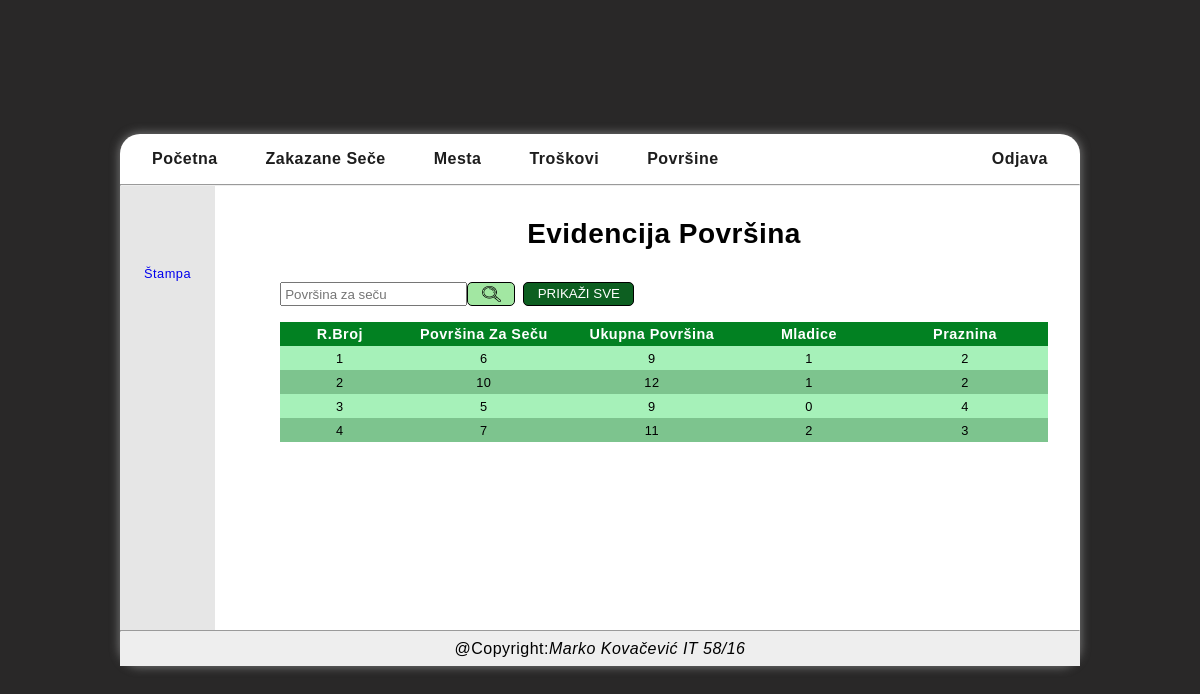
Screenshot of /FrontEnd/src/Stranice/Povrsina/povrsinaAdmin.php (signed in) with the database file from the repository.
### tables this page shows
create table `POVRSINA`
(
    povrsinaID      int not null AUTO_INCREMENT PRIMARY KEY,
    povrsinaZaSecu  FLOAT not null,
    ukupnaPovrsina  FLOAT not null,
    mladice         FLOAT not null,
    praznina        FLOAT not null
);

### BackEnd/Klase/BaznaKonekcija.php (called while the page is built, shortened)
<?php
class Konekcija{
public $KompletanNazivBazePodataka;
public $VerzijaMySQLNaredbi;
private $korisnik;
private $sifra;
private $host;
private function UcitajVerzijuMYSQLNaredbi(){
    $VerzijaPHP = phpversion();
    if($VerzijaPHP<'7.0.0'){
        $this->VerzijaMySQLNaredbi="mysql";
    }else {
        $this->VerzijaMySQLNaredbi="mysqli";
    }
}
private function UcitajParamKonekcije($PutanjaNazivFajlaXMLParametriKonekcije){
    $xml=simplexml_load_file($PutanjaNazivFajlaXMLParametriKonekcije) or die("Greska: ne postoji fajl BazniParamKonekcije.xml");
    $this->host=$xml->host;
    $this->korisnik=$xml->korisnik;
    $this->sifra=$xml->sifra;
    $this->prefiks_baze_podataka = $xml->prefiks_baze_podataka;
    $this->naziv_baze_podataka = $xml->naziv_baze_podataka;
    $this->KompletanNazivBazePodataka = $this->prefiks_baze_podataka.$this->naziv_baze_podataka;
}
public function connect(){
    if($this->VerzijaMySQLNaredbi=="mysqli"){
        $this->konekcijaDB = mysqli_connect($this->host, $this->korisnik, $this->sifra, $this->KompletanNazivBazePodataka);
    }else{
        $this->konekcijaMYSQL = mysql_connect($this->host, $this->korisnik, $this->sifra);
        $this->konekcijaDB = mysql_select_db($this->KompletanNazivBazePodataka, $this->konekcijaMYSQL);
    }
 }
}
?>

### BackEnd/Klase/BaznaTabela.php (called while the page is built, shortened)
<?php
 class Tabela{
 public $OtvorenaKonekcija;
 public $TipMYSQL;
 public $ListaZapisa;
 public function __construct($NovaOtvorenaKonekcija, $NoviNazivTabele) {
        $this->OtvorenaKonekcija = $NovaOtvorenaKonekcija;
        $this->TipMYSQL = $NovaOtvorenaKonekcija->VerzijaMySQLNaredbi;
 }
    public function UcitajSvePoUpitu($Upit)
    {
        if($this->TipMYSQL=="mysqli"){
            $this->Kolekcija = mysqli_query($this->OtvorenaKonekcija->konekcijaDB, $Upit);
            $this->BrojZapisa = mysqli_num_rows($this->Kolekcija);
        }
        else{
            $this->Kolekcija = mysql_query($Upit);
            $this->BrojZapisa = mysql_num_rows($this->Kolekcija);
        }
    }
    public function PrebaciKolekcijuUListu($Kolekcija)
    {
        $ListaZapisa = array();
        if($this->TipMYSQL=="mysqli")
        {
            while($RedZapisa = mysqli_fetch_array($Kolekcija, MYSQLI_NUM))
            {
                $this->ListaZapisa[] = $RedZapisa;
            }
        }
        else{
            while($RedZapisa = mysql_fetch_array($Kolekcija, MYSQLI_NUM))
            {
                $this->ListaZapisa[] = $RedZapisa;
            }
        }
      return $ListaZapisa;
    }
    public function DajVrednostPoRednomBrojuZapisaPoRBPolja($Kolekcija, $RBZapisa, $RBPolja)
    {
        if($this->TipMYSQL=="mysqli")
        {
            $RedZapisa = $this->ListaZapisa[$RBZapisa];
            $Vrednost = $RedZapisa [$RBPolja];
        }
        else{
            $Vrednost = mysql_result($Kolekcija, $RBZapisa, $RBPolja);
        }
      return $Vrednost;
    }
 }
?>

### BackEnd/Klase/DBPovrsina.php (called while the page is built, shortened)
<?php
class DBPovrsina extends Tabela
{
    public function DajSvePodatkeOPovrsiniZaSecu($filterParametar){
        if(isset($filterParametar)){
            $upit="select * from `".$this->NazivBazePodataka."`.`POVRSINA` where `povrsinaZaSecu`='".$filterParametar."'";
        }else{
            $upit="select * from `".$this->NazivBazePodataka."`.`POVRSINA`";
        }
        $this->UcitajSvePoUpitu($upit);
    }
}
?>

### FrontEnd/src/Stranice/Povrsina/povrsinaAdmin.php (the view, shortened to what this page needs)
<?php
    require $_SERVER['DOCUMENT_ROOT'] . "/SECA-SUMA/BackEnd/Klase/BaznaKonekcija.php";
    require $_SERVER['DOCUMENT_ROOT'] . "/SECA-SUMA/BackEnd/Klase/BaznaTabela.php";
    $KonekcijaObject = new Konekcija($_SERVER['DOCUMENT_ROOT'] . '/SECA-SUMA/BackEnd/Klase/BazniParamKonekcije.xml');
    $KonekcijaObject->connect();
    if($KonekcijaObject->konekcijaDB){
        require $_SERVER['DOCUMENT_ROOT'] . "/SECA-SUMA/BackEnd/Klase/DBPovrsina.php";
        $PovrsinaObject = new DBPovrsina($KonekcijaObject,"Povrsina");
        if(isset($_GET['filtriraj'])){
            $filter=$_GET['filter'];
            $PovrsinaObject->DajSvePodatkeOPovrsiniZaSecu($filter);
        }else{
            $filter=null;
            $PovrsinaObject->DajSvePodatkeOPovrsiniZaSecu($filter);
        }
    }else{
        echo"Neuspesna konekcija";
    }
?>
<!DOCTYPE html>
<html lang="sr" class="html">
<head>
    <link href="/SECA-SUMA/style.css" type="text/css" rel="stylesheet">
    <link href="povrsina.css" type="text/css" rel="stylesheet">
</head>
<body class="glavniKontejner seca body">
    <?php require $_SERVER['DOCUMENT_ROOT'] . "/SECA-SUMA/FrontEnd/src/Delovi/Header/headerAdmin.php"?>
  <section class="index">
  <div class="sadrzajAside">
            <aside class="leviMeni">
                <?php require $_SERVER['DOCUMENT_ROOT'] . "/SECA-SUMA/FrontEnd/src/Delovi/LeviMeni/leviMeni.php"?>
            </aside>
</div>
<div class="seca__sadrzaj seca">
    <div class="seca__h1Wrap">
        <h1 class="seca__h1">Evidencija Površina</h1>
    </div>
        <div class="seca__optionsWrap">
            <form name="pretraga" class="seca__pretragaForm">
               <div class="seca__pretragaBar">
                    <input name="filter" id="filter" class="seca__Filter input" placeholder="Površina za seču" pattern="[0-9]{1,10}" oninvalid="this.setCustomValidity('Molimo vas unesite 1 do 10 brojeva')" oninput="setCustomValidity('')">
                    <button class="seca__filterBtn button" type="submit" name="filtriraj"><img src="/SECA-SUMA/FrontEnd/Assets/Search_icon.png" alt="search.png"></button>
               </div>
               <div class="seca__pretragaBar">
                 <button type="submit" name="svi" id="svi" class="seca__sviPodatci button">PRIKAŽI SVE
               </div>
            </form>
        </div>
        <?php
            if ($PovrsinaObject->BrojZapisa==0)
            {
                echo "nema zapisa!";
            }
        else
            {
               echo' <table class="table seca__table">';
               echo' <thead class="seca__thead">';
               echo'     <tr class="seca__headTr">';
               echo'         <th>R.Broj</th>';
               echo'         <th>Površina Za Seču</th>';
               echo'         <th>Ukupna Površina</th>';
               echo'         <th>Mladice</th>';
               echo'         <th>Praznina</th>';
               echo'     </tr>';
               echo' </thead>';
               echo'<tbody class="seca__tableBody">';
               for($RBZapisa = 0; $RBZapisa < $PovrsinaObject->BrojZapisa; $RBZapisa++){
                $Rbroj = $RBZapisa + 1;
                $povrsinaZaSecu=$PovrsinaObject->DajVrednostPoRednomBrojuZapisaPoRBPolja($PovrsinaObject->Kolekcija, $RBZapisa,1);
                $ukupnaPovrsina=$PovrsinaObject->DajVrednostPoRednomBrojuZapisaPoRBPolja($PovrsinaObject->Kolekcija, $RBZapisa,2);
                $mladice=$PovrsinaObject->DajVrednostPoRednomBrojuZapisaPoRBPolja($PovrsinaObject->Kolekcija, $RBZapisa,3);
                $praznina=$PovrsinaObject->DajVrednostPoRednomBrojuZapisaPoRBPolja($PovrsinaObject->Kolekcija, $RBZapisa,4);
                echo'<tr>';
                echo'<td>' .$Rbroj.'</td>';
                echo'<td>' .$povrsinaZaSecu. '</td>';
                echo'<td>' .$ukupnaPovrsina. '</td>';
                echo'<td>' .$praznina. '</td>';
                echo'<td>' .$mladice. '</td>';
                echo'</tr>';
               }
            }
        ?>
        </tbody>
    </table>
</div>
</section>
<div class="seca__formDodajOtvori"><?php include $_SERVER['DOCUMENT_ROOT'] . "/SECA-SUMA/FrontEnd/src/Modali/DodajNovo/povrsina__dodajNovo.php"?></div>
    <footer><?php require $_SERVER['DOCUMENT_ROOT'] . "/SECA-SUMA/FrontEnd/src/Delovi/Footer/footer.php"?></footer>
</body>
</html>

### style.css (style rules this page uses)
* { padding:0; margin:0; box-sizing:border-box; }
:root { --base-txt-clr:#1d1d1d; --base-txt-white-variety:#ffffff; --body-shadow:#757575; --html-bckground:rgb(41, 40, 40); --body:rgb(255, 255, 255); --border-nav:rgb(7, 7, 7); --table:rgb(77, 77, 77); --tableHeader:rgb(2, 129, 34); --tableRow1:rgb(166, 241, 185); --tableRow2:rgb(125, 196, 142); --selected:rgb(2, 129, 34); --form:rgb(255, 255, 255); --covered:rgba(41, 40, 40, 0.5); --footer:rgb(238, 238, 238); --aside-bg:rgb(230, 230, 230); --welcome-bg:rgba(4, 88, 4, 0.6); --search-wrap-bg:rgb(162, 231, 162); --button-clr-primary:rgb(13, 95, 33); --button-primary-border:rgb(0, 0, 0); --table-txt-Font:0.8rem; --table-header-Font:0.9rem; --label-txt-font:0.9rem; --aside-font:0.8rem; --welcome-font:2.5rem; }
.html { display:flex; align-items:center; justify-content:center; width:100%; height:100vh; background-color:var(--html-bckground); font-family: 'Montserrat', sans-serif; letter-spacing:0.03em; }
.body { width:min(100%,60rem); min-height:30rem; box-shadow:0px 0px 10px 1px var(--body-shadow); border-radius:20px; background-color:var(--body); position:relative; }
aside { z-index:20; }
.index { font-size:var(--aside-font); display:flex; position:relative; width:100%; z-index:10; }
.sadrzajAside { font-size:var(--aside-font); display:flex; position:relative; width:160px; height:30rem; z-index:10; }
.button { border-radius:5px; border:1px solid var(--button-primary-border); padding-block:0.25em; padding-inline:1em; }
.input { padding-inline:0.2rem; padding-block:0.15rem; }
.leviMeni { position:relative; }

### FrontEnd/src/Stranice/Povrsina/povrsina.css (style rules this page uses)
.seca { margin-block:2rem; margin-inline:2rem; }
.seca__sadrzaj { width:100%; }
.seca__h1Wrap { width:100%; text-align:center; }
.seca__h1 { font-size:1.75rem; margin-bottom:2rem; }
.table { width:100%; text-align:center; align-content:center; border-spacing:0; }
.seca__thead { background-color:var(--tableHeader); color:var(--body); }
td,th { padding-block:0.25rem; }
th { font-size:var(--table-header-Font); }
td { height:1.5rem; width:1rem; font-size:var(--table-txt-Font); }
tr { width:100%; background-color:var(--tableRow1); }
thead > tr { background-color:var(--tableHeader); }
tr:nth-child(even) { background-color:var(--tableRow2); }
.seca__optionsWrap { display:flex; flex-direction:column; gap:1rem; margin-bottom:1rem; }
.seca__pretragaBar { width:fit-content; height:fit-content; display:flex; align-items:center; }
.seca__pretragaForm { gap:0.5rem; display:flex; }
.seca__filterBtn { width:3rem; height:1.5rem; background-color:var(--search-wrap-bg); border:none; }
.seca__filterBtn > img { width:100%; height:100%; }
.seca__sviPodatci { background-color:var(--button-clr-primary); color:var(--base-txt-white-variety); }

### rows the page displays
povrsina: Rbroj "1", povrsinaZaSecu "6", ukupnaPovrsina "9", praznina "1", mladice "2"
povrsina: Rbroj "2", povrsinaZaSecu "10", ukupnaPovrsina "12", praznina "1", mladice "2"
povrsina: Rbroj "3", povrsinaZaSecu "5", ukupnaPovrsina "9", praznina "0", mladice "4"
povrsina: Rbroj "4", povrsinaZaSecu "7", ukupnaPovrsina "11", praznina "2", mladice "3"
